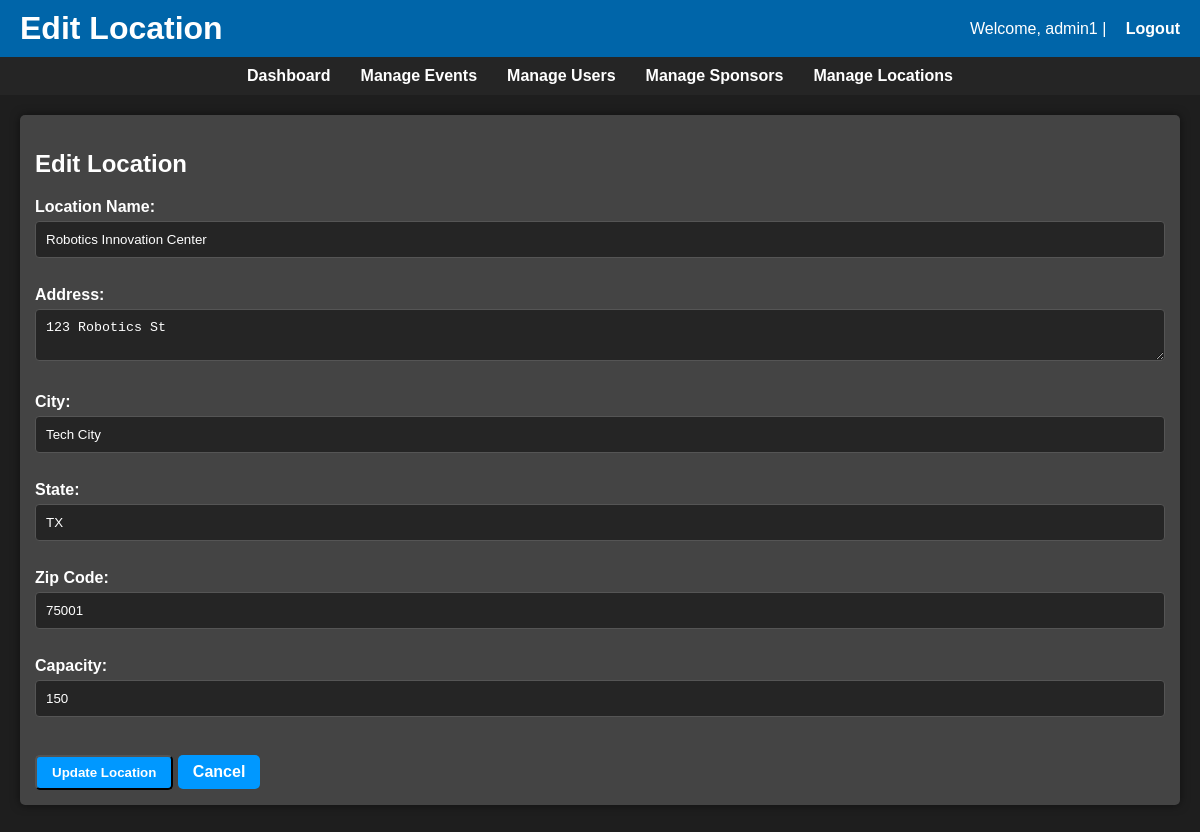
The page /admin/edit_location.php?id=8 (signed in) on the database its author committed.
### tables this page shows
CREATE TABLE `locations` (
  `location_id` int(11) NOT NULL,
  `location_name` varchar(100) NOT NULL,
  `address` text,
  `city` varchar(50) DEFAULT NULL,
  `state` varchar(50) DEFAULT NULL,
  `zip_code` varchar(10) DEFAULT NULL,
  `capacity` int(11) DEFAULT NULL
);

### admin/edit_location.php (the view, shortened to what this page needs)
<?php
include '../config/db_connect.php';
$location_id = intval($_GET['id']);
$stmt = $conn->prepare("SELECT * FROM locations WHERE location_id = ?");
$stmt->bind_param('i', $location_id);
$stmt->execute();
$result = $stmt->get_result();
$location = $result->fetch_assoc();
?>
<!DOCTYPE html>
<html lang="en">
<head>
    <link rel="stylesheet" href="/assets/css/style2.css">
</head>
<body>
    <header>
        <h1>Edit Location</h1>
        <p>Welcome, <?php echo htmlspecialchars($_SESSION['username']); ?> | <a href="/auth/logout.php">Logout</a></p>
    </header>
    <nav>
        <a href="/admin/admin.php">Dashboard</a>
        <a href="/admin/admin_events.php">Manage Events</a>
        <a href="/admin/admin_users.php">Manage Users</a>
        <a href="/admin/admin_sponsors.php">Manage Sponsors</a>
        <a href="/admin/admin_locations.php">Manage Locations</a>
    </nav>
    <div class="container">
        <div class="section">
            <h2>Edit Location</h2>
            <form method="POST">
                <label for="location_name">Location Name:</label><br>
                <input type="text" id="location_name" name="location_name" value="<?php echo htmlspecialchars($location['location_name']); ?>" required><br><br>
                <label for="address">Address:</label><br>
                <textarea id="address" name="address" required><?php echo htmlspecialchars($location['address']); ?></textarea><br><br>
                <label for="city">City:</label><br>
                <input type="text" id="city" name="city" value="<?php echo htmlspecialchars($location['city']); ?>" required><br><br>
                <label for="state">State:</label><br>
                <input type="text" id="state" name="state" value="<?php echo htmlspecialchars($location['state']); ?>" required><br><br>
                <label for="zip_code">Zip Code:</label><br>
                <input type="text" id="zip_code" name="zip_code" value="<?php echo htmlspecialchars($location['zip_code']); ?>" required><br><br>
                <label for="capacity">Capacity:</label><br>
                <input type="number" id="capacity" name="capacity" value="<?php echo htmlspecialchars($location['capacity']); ?>" required><br><br>
                <button type="submit" class="add-btn">Update Location</button>
                <a href="admin_locations.php" class="add-btn">Cancel</a>
            </form>
        </div>
    </div>
</body>
</html>

### assets/css/style2.css (style rules this page uses)
body { font-family: Arial, sans-serif; margin: 0; padding: 0; background-color: #1e1e1e; color: #ffffff; }
header { background-color: #0065a9; color: white; padding: 10px 20px; display: flex; justify-content: space-between; align-items: center; }
h1 { color: #ffffff; }
h2 { color: #ffffff; }
header h1 { margin: 0; }
header p { margin: 0; }
header a { color: white; text-decoration: none; font-weight: bold; margin-left: 15px; }
nav { display: flex; justify-content: center; background-color: #252525; padding: 10px; }
nav a { color: #ffffff; margin: 0 15px; text-decoration: none; font-weight: bold; }
.container { padding: 20px; }
.section { margin-bottom: 30px; background-color: #444444; padding: 15px; border-radius: 5px; box-shadow: 0 0 10px rgba(0, 0, 0, 0.5); }
label { font-weight: bold; color: #ffffff; }
input, select, textarea { width: 100%; padding: 10px; margin: 5px 0 10px; border-radius: 5px; border: 1px solid #555555; background-color: #252525; color: #ffffff; }
input[type="text"], input[type="date"], input[type="time"], input[type="number"], input[type="email"], textarea, select { flex: 1; padding: 10px; border: 1px solid #555555; border-radius: 4px; background-color: #252525; color: #ffffff; box-sizing: border-box; }
button { display: inline-block; margin-top: 10px; padding: 10px 20px; background-color: #0098ff; color: white; border-radius: 5px; text-decoration: none; cursor: pointer; font-weight: bold; }
@media (min-width: 768px) { .container { flex-direction: row; align-items: flex-start; } }
a { color: #0098ff; text-decoration: none; }
.add-btn { display: inline-block; margin-top: 10px; padding: 8px 15px; background-color: #0098ff; color: white; border-radius: 5px; text-decoration: none; font-weight: bold; }

### rows shown on the page
locations: location_name "Robotics Innovation Center", address "123 Robotics St", city "Tech City", state "TX", zip_code "75001", capacity "150"

### other values the page prints
$_SESSION['username'] "admin1"
